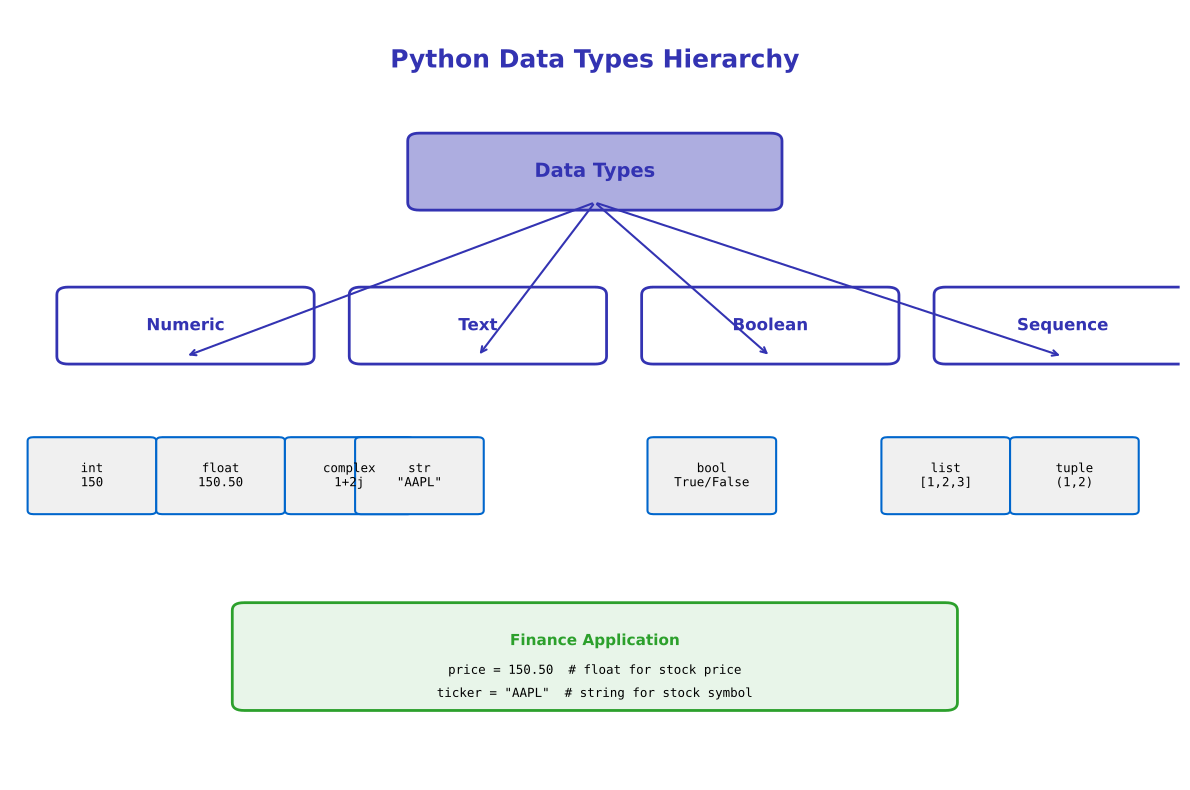

This chart was generated by the following Python code:
"""Generated chart with course color palette"""
import matplotlib.pyplot as plt
import matplotlib.patches as patches
from matplotlib.patches import FancyBboxPatch, Rectangle, Circle, FancyArrowPatch, Wedge
import numpy as np
import pandas as pd
import seaborn as sns
from pathlib import Path

# Standard matplotlib configuration
plt.rcParams.update({
    'font.size': 10,
    'axes.labelsize': 10,
    'axes.titlesize': 11,
    'xtick.labelsize': 9,
    'ytick.labelsize': 9,
    'legend.fontsize': 9,
    'figure.figsize': (10, 6),
    'figure.dpi': 150
})

# Course colors
MLPURPLE = '#3333B2'
MLLAVENDER = '#ADADE0'
MLBLUE = '#0066CC'
MLORANGE = '#FF7F0E'
MLGREEN = '#2CA02C'
MLRED = '#D62728'

# Map old colors to course colors
COLOR_PRIMARY = MLPURPLE
COLOR_SECONDARY = MLPURPLE
COLOR_ACCENT = MLBLUE
COLOR_LIGHT = MLLAVENDER
COLOR_GREEN = MLGREEN
COLOR_ORANGE = MLORANGE
COLOR_RED = MLRED


fig, ax = plt.subplots(figsize=(12, 8))
ax.set_xlim(0, 10)
ax.set_ylim(0, 10)
ax.axis('off')

ax.text(5, 9.5, 'Python Data Types Hierarchy', ha='center', va='top',
        fontsize=18, fontweight='bold', color=COLOR_SECONDARY)

# Root
root = FancyBboxPatch((3.5, 7.5), 3, 0.8, boxstyle="round,pad=0.1",
                      edgecolor=COLOR_SECONDARY, facecolor=COLOR_LIGHT, linewidth=2)
ax.add_patch(root)
ax.text(5, 7.9, 'Data Types', ha='center', va='center',
        fontsize=14, fontweight='bold', color=COLOR_SECONDARY)

# Numeric types
numeric = FancyBboxPatch((0.5, 5.5), 2, 0.8, boxstyle="round,pad=0.1",
                         edgecolor=COLOR_PRIMARY, facecolor='white', linewidth=2)
ax.add_patch(numeric)
ax.text(1.5, 5.9, 'Numeric', ha='center', va='center',
        fontsize=12, fontweight='bold', color=COLOR_PRIMARY)

# Text
text_box = FancyBboxPatch((3, 5.5), 2, 0.8, boxstyle="round,pad=0.1",
                          edgecolor=COLOR_PRIMARY, facecolor='white', linewidth=2)
ax.add_patch(text_box)
ax.text(4, 5.9, 'Text', ha='center', va='center',
        fontsize=12, fontweight='bold', color=COLOR_PRIMARY)

# Boolean
bool_box = FancyBboxPatch((5.5, 5.5), 2, 0.8, boxstyle="round,pad=0.1",
                          edgecolor=COLOR_PRIMARY, facecolor='white', linewidth=2)
ax.add_patch(bool_box)
ax.text(6.5, 5.9, 'Boolean', ha='center', va='center',
        fontsize=12, fontweight='bold', color=COLOR_PRIMARY)

# Sequence
seq_box = FancyBboxPatch((8, 5.5), 2, 0.8, boxstyle="round,pad=0.1",
                         edgecolor=COLOR_PRIMARY, facecolor='white', linewidth=2)
ax.add_patch(seq_box)
ax.text(9, 5.9, 'Sequence', ha='center', va='center',
        fontsize=12, fontweight='bold', color=COLOR_PRIMARY)

# Subtypes
subtypes = [
    (0.2, 3.5, 'int\n150'),
    (1.3, 3.5, 'float\n150.50'),
    (2.4, 3.5, 'complex\n1+2j'),
    (3, 3.5, 'str\n"AAPL"'),
    (5.5, 3.5, 'bool\nTrue/False'),
    (7.5, 3.5, 'list\n[1,2,3]'),
    (8.6, 3.5, 'tuple\n(1,2)'),
]

for x, y, text in subtypes:
    subtype_box = FancyBboxPatch((x, y), 1, 0.9, boxstyle="round,pad=0.05",
                                 edgecolor=COLOR_ACCENT, facecolor='#F0F0F0', linewidth=1.5)
    ax.add_patch(subtype_box)
    ax.text(x + 0.5, y + 0.45, text, ha='center', va='center',
            fontsize=9, family='monospace', color='black')

# Arrows
arrow_props = dict(arrowstyle='->', color=COLOR_SECONDARY, lw=1.5)
ax.annotate('', xy=(1.5, 5.5), xytext=(5, 7.5), arrowprops=arrow_props)
ax.annotate('', xy=(4, 5.5), xytext=(5, 7.5), arrowprops=arrow_props)
ax.annotate('', xy=(6.5, 5.5), xytext=(5, 7.5), arrowprops=arrow_props)
ax.annotate('', xy=(9, 5.5), xytext=(5, 7.5), arrowprops=arrow_props)

# Finance note
note_box = FancyBboxPatch((2, 1.0), 6, 1.2, boxstyle="round,pad=0.1",
                          edgecolor=COLOR_GREEN, facecolor='#E8F5E9', linewidth=2)
ax.add_patch(note_box)
ax.text(5, 1.9, 'Finance Application', ha='center', va='top',
        fontsize=11, fontweight='bold', color=COLOR_GREEN)
ax.text(5, 1.5, 'price = 150.50  # float for stock price', ha='center', va='top',
        fontsize=9, family='monospace', color='black')
ax.text(5, 1.2, 'ticker = "AAPL"  # string for stock symbol', ha='center', va='top',
        fontsize=9, family='monospace', color='black')

plt.tight_layout()
output_path = 'chart.pdf'
plt.savefig(output_path, dpi=300, bbox_inches='tight')
plt.close()
